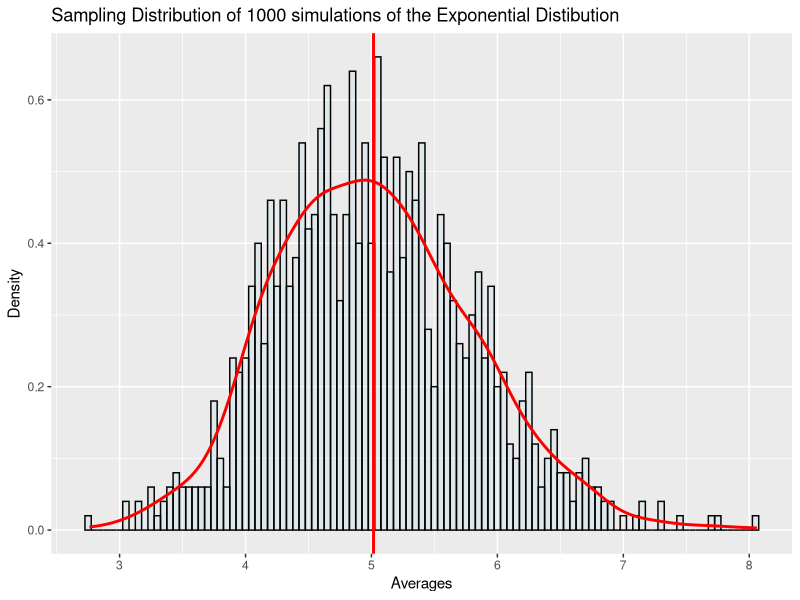

Source code (R):
## ---- chunk 1
# EXPONENTIAL DISTRIBUTION
getExpDist <- function(n, lambda) rexp(n,lambda)

# CALCULATION OF THE THEORECTICAL MEAN
getExpDistMean <- function(lambda) 1/lambda

# CALCULATION OF THE THEORECTICAL VARIANCE
getExpDistStdDev <- function(lambda) 1/lambda

# SIMULATION TO OBTAIN SAMPLES (AVERAGES OF AVERAGES)
getSimulationExpDistMeansDataFrame <- function(n, lambda, nosim) {
  output = NULL
  for (i in 1 : nosim) output = c(output, mean(getExpDist(n=n,lambda=lambda)))
  data.frame(x_axis = output)
}
## ---- chunk 2
library(ggplot2)
library(gridExtra)
lambda <- 0.2
n <- 40
nosim <- 1000
simulationExpDistDF <- getSimulationExpDistMeansDataFrame(n,lambda,nosim)
simulationExpDistMean <- mean(simulationExpDistDF$x_axis)
expDistMean <- getExpDistMean(lambda = lambda)
scaleStepBreaks <- function(mean_mu,distance) ((mean_mu-distance):(mean_mu+distance))
exampleExpDistPlot1000 <- ggplot(
  data = simulationExpDistDF) +    # SET DATE
  aes(x = x_axis) +                     # SET X
  geom_histogram(                       # PLOT HISTOGRAM
    binwidth=0.05, alpha=0.2, aes(y=..density..), colour="black", fill="light blue") + 
  labs(                              # ADD LABELS
       title="Sampling Distribution of 1000 simulations of the Exponential Distibution",
       x="Averages", y="Density") +
  scale_x_continuous(                   # FIX X_AXIS SCALE
    breaks=scaleStepBreaks(expDistMean,4)) +
  geom_density(                         # SAMPLE MEANS DENSITY CURVE (RED)
    colour="red", size= 1) +
  geom_vline(                           # SAMPLE MEAN LINE (RED)
    xintercept = simulationExpDistMean, size=1, colour="red", show.legend = TRUE) 
## ---- chunk 3
# Verbose GGPLOT2 code not show; ECHO = FALSE, EVAL = TRUE
exampleExpDistPlot1000
